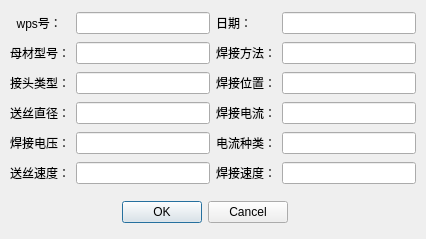
<?xml version="1.0" encoding="UTF-8"?>
<ui version="4.0">
 <class>arcdlg</class>
 <widget class="QWidget" name="arcdlg">
  <property name="geometry">
   <rect>
    <x>0</x>
    <y>0</y>
    <width>426</width>
    <height>239</height>
   </rect>
  </property>
  <property name="windowTitle">
   <string>Form</string>
  </property>
  <widget class="QWidget" name="layoutWidget">
   <property name="geometry">
    <rect>
     <x>10</x>
     <y>10</y>
     <width>406</width>
     <height>178</height>
    </rect>
   </property>
   <layout class="QGridLayout" name="gridLayout">
    <item row="5" column="1">
     <widget class="QLineEdit" name="PEdit">
      <property name="alignment">
       <set>Qt::AlignCenter</set>
      </property>
     </widget>
    </item>
    <item row="1" column="1">
     <widget class="QLineEdit" name="JointEdit">
      <property name="alignment">
       <set>Qt::AlignCenter</set>
      </property>
     </widget>
    </item>
    <item row="3" column="3">
     <widget class="QLineEdit" name="songsiEdit">
      <property name="alignment">
       <set>Qt::AlignCenter</set>
      </property>
     </widget>
    </item>
    <item row="1" column="0">
     <widget class="QLabel" name="label_17">
      <property name="text">
       <string>母材型号：</string>
      </property>
     </widget>
    </item>
    <item row="5" column="3">
     <widget class="QLineEdit" name="SpeedEdit">
      <property name="alignment">
       <set>Qt::AlignCenter</set>
      </property>
     </widget>
    </item>
    <item row="1" column="3">
     <widget class="QLineEdit" name="gasEdit">
      <property name="alignment">
       <set>Qt::AlignCenter</set>
      </property>
     </widget>
    </item>
    <item row="2" column="3">
     <widget class="QLineEdit" name="IEdit">
      <property name="alignment">
       <set>Qt::AlignCenter</set>
      </property>
     </widget>
    </item>
    <item row="5" column="0">
     <widget class="QLabel" name="label_25">
      <property name="text">
       <string>送丝速度：</string>
      </property>
     </widget>
    </item>
    <item row="1" column="2">
     <widget class="QLabel" name="label_18">
      <property name="text">
       <string>焊接方法：</string>
      </property>
     </widget>
    </item>
    <item row="2" column="2">
     <widget class="QLabel" name="label_20">
      <property name="text">
       <string>焊接位置：</string>
      </property>
     </widget>
    </item>
    <item row="2" column="1">
     <widget class="QLineEdit" name="HansiEdit">
      <property name="alignment">
       <set>Qt::AlignCenter</set>
      </property>
     </widget>
    </item>
    <item row="4" column="3">
     <widget class="QLineEdit" name="positionEdit">
      <property name="alignment">
       <set>Qt::AlignCenter</set>
      </property>
     </widget>
    </item>
    <item row="5" column="2">
     <widget class="QLabel" name="label_26">
      <property name="text">
       <string>焊接速度：</string>
      </property>
     </widget>
    </item>
    <item row="4" column="2">
     <widget class="QLabel" name="label_24">
      <property name="text">
       <string>电流种类：</string>
      </property>
     </widget>
    </item>
    <item row="3" column="0">
     <widget class="QLabel" name="label_21">
      <property name="text">
       <string>送丝直径：</string>
      </property>
     </widget>
    </item>
    <item row="4" column="0">
     <widget class="QLabel" name="label_23">
      <property name="text">
       <string>焊接电压：</string>
      </property>
     </widget>
    </item>
    <item row="4" column="1">
     <widget class="QLineEdit" name="pianjiaoEdit">
      <property name="alignment">
       <set>Qt::AlignCenter</set>
      </property>
     </widget>
    </item>
    <item row="0" column="3">
     <widget class="QLineEdit" name="baseMetalEdit">
      <property name="layoutDirection">
       <enum>Qt::LeftToRight</enum>
      </property>
      <property name="alignment">
       <set>Qt::AlignCenter</set>
      </property>
     </widget>
    </item>
    <item row="2" column="0">
     <widget class="QLabel" name="label_19">
      <property name="text">
       <string>接头类型：</string>
      </property>
     </widget>
    </item>
    <item row="3" column="1">
     <widget class="QLineEdit" name="V_Edit">
      <property name="alignment">
       <set>Qt::AlignCenter</set>
      </property>
     </widget>
    </item>
    <item row="3" column="2">
     <widget class="QLabel" name="label_22">
      <property name="text">
       <string>焊接电流：</string>
      </property>
     </widget>
    </item>
    <item row="0" column="0">
     <widget class="QLabel" name="label_15">
      <property name="text">
       <string>  wps号：</string>
      </property>
     </widget>
    </item>
    <item row="0" column="1">
     <widget class="QLineEdit" name="PIDEdit">
      <property name="alignment">
       <set>Qt::AlignCenter</set>
      </property>
     </widget>
    </item>
    <item row="0" column="2">
     <widget class="QLabel" name="label_16">
      <property name="text">
       <string>日期：</string>
      </property>
     </widget>
    </item>
   </layout>
  </widget>
  <widget class="QWidget" name="layoutWidget_2">
   <property name="geometry">
    <rect>
     <x>80</x>
     <y>200</y>
     <width>250</width>
     <height>25</height>
    </rect>
   </property>
   <layout class="QHBoxLayout" name="horizontalLayout_2">
    <item>
     <spacer name="horizontalSpacer_3">
      <property name="orientation">
       <enum>Qt::Horizontal</enum>
      </property>
      <property name="sizeHint" stdset="0">
       <size>
        <width>40</width>
        <height>20</height>
       </size>
      </property>
     </spacer>
    </item>
    <item>
     <widget class="QDialogButtonBox" name="buttonBox_2">
      <property name="orientation">
       <enum>Qt::Horizontal</enum>
      </property>
      <property name="standardButtons">
       <set>QDialogButtonBox::Cancel|QDialogButtonBox::Ok</set>
      </property>
     </widget>
    </item>
    <item>
     <spacer name="horizontalSpacer_4">
      <property name="orientation">
       <enum>Qt::Horizontal</enum>
      </property>
      <property name="sizeHint" stdset="0">
       <size>
        <width>40</width>
        <height>20</height>
       </size>
      </property>
     </spacer>
    </item>
   </layout>
  </widget>
 </widget>
 <resources/>
 <connections/>
</ui>
